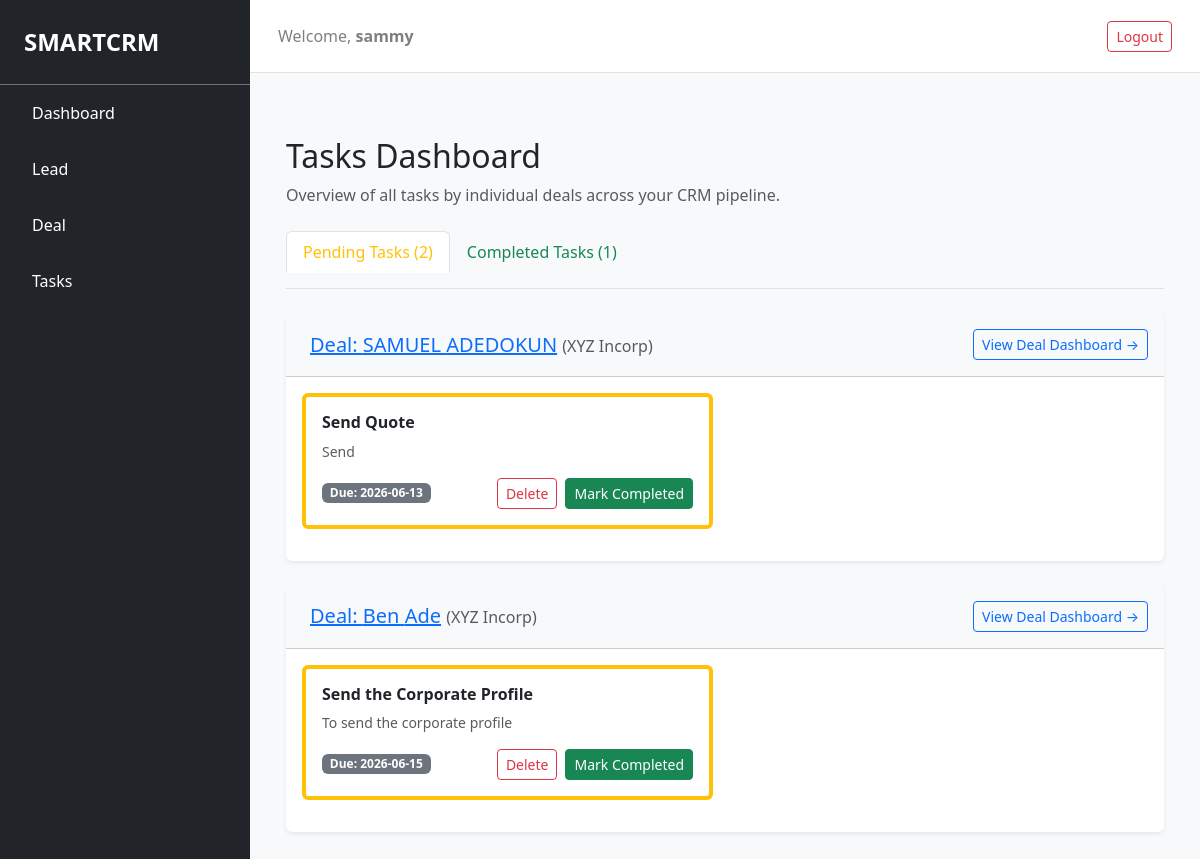
Page /tasks/ (signed in) on the committed database.
### smartcrm/models.py (models this page shows, shortened)
class User(AbstractUser):
    role = models.ForeignKey(Role, on_delete=models.SET_NULL, null=True, blank=True)
    created_at = models.DateTimeField(default=timezone.now)

class Deal(models.Model):
    STATUS_CHOICES = [
        ("open", "Open"),
        ("won", "Won"),
        ("lost", "Lost"),
    ]
    STAGE_CHOICES = [
        ("qualification", "Qualification"),
        ("proposal", "Proposal Sent"),
        ("negotiation", "Negotiation"),
        ("review", "Contract Review"),
    ]
    owner = models.ForeignKey(settings.AUTH_USER_MODEL, on_delete=models.CASCADE, null=True, blank=True, related_name="owned_deal")
    lead = models.ForeignKey(Lead, on_delete=models.SET_NULL, null=True, blank=True, related_name="deal")
    amount = models.DecimalField(max_digits=12, decimal_places=2, blank=False)
    stage = models.CharField(max_length=50, choices=STAGE_CHOICES, default="qualification")
    expected_close_date = models.DateField()
    status = models.CharField(max_length=10, choices=STATUS_CHOICES, default="open")

class Lead(models.Model):
    STATUS_CHOICES = [
        ("new", "New"),
        ("contacted", "Contacted"),
        ("qualified", "Qualified"),
        ("proposal", "Proposal Sent"),
        ("negotiation", "Negotiation"),
        ("won", "Won"),
        ("lost", "Lost"),
    ]
    owner = models.ForeignKey(settings.AUTH_USER_MODEL, on_delete=models.SET_NULL, related_name="owned_leads", null=True)
    first_name = models.CharField(max_length=100, null=True, blank=True)
    last_name = models.CharField(max_length=100, null=True, blank=True)
    email = models.EmailField(blank=True, null=True)
    phone = models.CharField(max_length=20, null=True, blank=True)
    position = models.CharField(max_length=100, blank=True, null=True)
    company = models.CharField(max_length=100, blank=False, null=True)
    industry = models.CharField(max_length=100, blank=True, null=True)
    address = models.TextField(blank=True, null=True)
    city = models.CharField(max_length=100, blank=True, null=True)
    country = models.CharField(max_length=100, default="Nigeria")
    status = models.CharField(max_length=20, choices=STATUS_CHOICES, default="new")
    score = models.IntegerField(default=0)
    created_at = models.DateTimeField(default=timezone.now)

class Task(models.Model):
    PRIORITY_CHOICES = [
        ("low", "Low"),
        ("medium", "Medium"),
        ("high", "High"),
    ]
    STATUS_CHOICES = [
        ("pending", "Pending"),
        ("completed", "Completed"),
    ]
    lead = models.ForeignKey(Lead, on_delete=models.CASCADE, related_name="tasks")
    deal = models.ForeignKey('Deal', on_delete=models.CASCADE, related_name="tasks", null=True, blank=True)
    owner = models.ForeignKey(settings.AUTH_USER_MODEL, on_delete=models.SET_NULL, null=True)
    title = models.CharField(max_length=255)
    description = models.TextField(blank=True, null=True)
    due_date = models.DateTimeField()
    priority = models.CharField(max_length=10, choices=PRIORITY_CHOICES, default="medium")
    status = models.CharField(max_length=10, choices=STATUS_CHOICES, default="pending")
    is_completed = models.BooleanField(default=False)
    created_at = models.DateTimeField(default=timezone.now)

### smartcrm/views.py (the view)
# urls.py: path('tasks/', views.tasks_dashboard, name='tasks_dashboard'),
@login_required
def tasks_dashboard(request):
    user_deals = Deal.objects.filter(owner=request.user).select_related('lead')
    deals_with_pending = []
    deals_with_completed = []
    total_pending_count = 0
    total_completed_count = 0
    for deal in user_deals:
        all_deal_tasks = Task.objects.filter(deal=deal, owner=request.user).order_by('-created_at')
        pending_tasks = all_deal_tasks.filter(is_completed=False)
        completed_tasks = all_deal_tasks.filter(is_completed=True)
        total_pending_count += pending_tasks.count()
        total_completed_count += completed_tasks.count()
        if pending_tasks.exists():
            deals_with_pending.append({
                'deal': deal,
                'tasks': pending_tasks
            })
        if completed_tasks.exists():
            deals_with_completed.append({
                'deal': deal,
                'tasks': completed_tasks
            })
    context = {
        'active_page': 'tasks',
        'deals_with_pending': deals_with_pending,
        'deals_with_completed': deals_with_completed,
        'total_pending_count': total_pending_count,
        'total_completed_count': total_completed_count,
    }
    return render(request, 'smartcrm/tasks_dashboard.html', context)

### smartcrm/templates/smartcrm/tasks_dashboard.html (shortened to what this page needs)
{% extends "smartcrm/layout.html" %}
{% block body %}
<div class="container mt-4">
    <div class="mb-4">
        <h2>Tasks Dashboard</h2>
        <p class="text-muted">Overview of all tasks by individual deals across your CRM pipeline.</p>
    </div>
    <ul class="nav nav-tabs mb-4" id="globalTaskTabs" role="tablist">
        <li class="nav-item" role="presentation">
            <button class="nav-link active mb-3 text-warning" id="pending-tab" data-bs-toggle="tab" data-bs-target="#pending-panes" type="button" role="tab">
                Pending Tasks (<span id="count-pending">{{ total_pending_count }}</span>)
            </button>
        </li>
        <li class="nav-item" role="presentation">
            <button class="nav-link text-success" id="completed-tab" data-bs-toggle="tab" data-bs-target="#completed-panes" type="button" role="tab">
                Completed Tasks (<span id="count-completed">{{ total_completed_count }}</span>)
            </button>
        </li>
    </ul>
    <div class="tab-content" id="globalTaskTabsContent">
        <div class="tab-pane fade show active" id="pending-panes" role="tabpanel">
            {% for item in deals_with_pending %}
                <div class="card mb-4 border-0 shadow-sm">
                    <div class="card-header bg-light d-flex justify-content-between align-items-center py-3">
                        <h5 class="mb-0 text-primary">
                            <a href="{% url 'task_profile' item.deal.id %}">Deal: {{ item.deal.lead.first_name }} {{ item.deal.lead.last_name }}</a>
                            <span class="text-muted fs-6">({{ item.deal.lead.company }})</span>
                        </h5>
                        <a href="{% url 'deal_profile' item.deal.id %}" class="btn btn-sm btn-outline-primary">
                            View Deal Dashboard →
                        </a>
                    </div>
                    <div class="card-body">
                        <div class="row">
                            {% for task in item.tasks %}
                                <div class="col-md-6 mb-3">
                                    <div class="card border-start border-warning border-4 h-100">
                                        <div class="card-body d-flex flex-column justify-content-between">
                                            <div>
                                                <h6 class="card-title text-dark fw-bold">{{ task.title }}</h6>
                                                <p class="card-text text-muted small">{{ task.description|default:"No description provided." }}</p>
                                            </div>
                                            <div class="d-flex justify-content-between align-items-center mt-3">
                                                <span class="badge bg-secondary">Due: {{ task.due_date|date:"Y-m-d" }}</span>
                                                <div class="d-flex gap-2">
                                                    <a href="{% url 'delete_task' task.id %}"
                                                    onclick="return confirm('Are you sure you want to permanently delete this task milestone?');"
                                                    class="btn btn-sm btn-outline-danger">
                                                         Delete
                                                    </a>
                                                    <a href="{% url 'toggle_task_status' task.id %}" class="btn btn-sm btn-success">Mark Completed</a>
                                                </div>
                                            </div>
                                        </div>
                                    </div>
                                </div>
                            {% endfor %}
                        </div>
                    </div>
                </div>
            {% empty %}
                <div class="text-center py-5 text-muted">
                    <p class="fs-5">You have no pending tasks across any deals.</p>
                </div>
            {% endfor %}
        </div>
    </div>
</div>
{% endblock %}

### smartcrm/templates/smartcrm/layout.html (shortened to what this page needs)
{% load static %}
<!DOCTYPE html>
<html lang="en">
    <head>
        <link rel="stylesheet" href="https://stackpath.bootstrapcdn.com/bootstrap/4.4.1/css/bootstrap.min.css">
        <link href="{% static 'smartcrm/css/bootstrap.min.css' %}" rel="stylesheet">
    </head>
    <body class="bg-light">
        <div class="d-flex" id="wrapper">
            {% if user.is_authenticated %}
            <div id="sidebar-wrapper" class="bg-dark text-white flex-shrink-0" style="width: 250px; min-height: 100vh;">
                <div class="sidebar-heading p-4 fs-4 fw-bold border-bottom border-secondary">SMARTCRM</div>
                <div>
                    <a href="{% url 'index' %}" class="list-group-item list-group-item-action bg-dark text-white border-0 py-3 px-4 {% if active_page == 'dashboard' %}active{% endif %}">
                         Dashboard
                    </a>
                    <a href="{% url 'lead' %}" class="list-group-item list-group-item-action bg-dark text-white border-0 py-3 px-4 {% if active_page == 'leads' %}active{% endif %}">
                         Lead
                    </a>
                    <a href="{% url 'deals_dashboard' %}" class="list-group-item list-group-item-action bg-dark text-white border-0 py-3 px-4 {% if active_page == 'analytics' %}active{% endif %}">
                         Deal
                    </a>
                    <a href="{% url 'tasks_dashboard' %}" class="list-group-item list-group-item-action bg-dark text-white border-0 py-3 px-4 {% if active_page == 'tasks' %}active{% endif %}">
                         Tasks
                    </a>
                </div>
            {% endif %}
        </div>
        <main id="page-content-wrapper" class="flex-grow-1 main">
            {% if user.is_authenticated %}
            <nav class="navbar navbar-expand-lg navbar-light bg-white border-bottom p-3">
                <div class="container-fluid">
                    <span class="navbar-text">Welcome, <strong>{{ user.username }}</strong></span>
                    <a href="{% url 'logout' %}" class="btn btn-outline-danger btn-sm">Logout</a>
                </div>
            </nav>
            {% endif %}
            <section id="app" class="container-fluid p-4">
                {% block body %}{% endblock %}
            </section>
        </main>
    </body>
</html>

### rows in the picture
User: username "sammy"
Deal: deal.lead.first_name "SAMUEL", deal.lead.last_name "ADEDOKUN", deal.lead.company "XYZ Incorp"
Task: title "Send Quote", description "Send", due_date "2026-06-13"
Deal: deal.lead.first_name "Ben", deal.lead.last_name "Ade", deal.lead.company "XYZ Incorp"
Task: title "Send the Corporate Profile", description "To send the corporate profile", due_date "2026-06-15"

### other values in the picture
{{ total_pending_count }} "2"
{{ total_completed_count }} "1"
